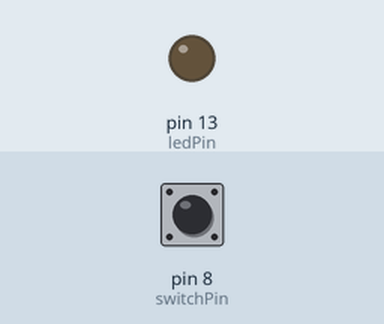
Simulated run of this sketch. Board: Arduino Uno, built with avr-gcc and run on an emulated ATmega328P. Parts: output pins drawn as LEDs (lit = HIGH). Inputs (shaded band) come from the test bench; at power-on: pin 8 (switchPin) LOW.

Above: at 1.2 s.
1.3 s: pin 8 (switchPin) pulled HIGH for 0.15 s
At 1.7 s:
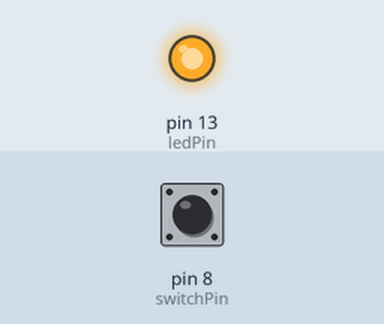
2.9 s: pin 8 (switchPin) pulled HIGH for 1 s
At 4.1 s:
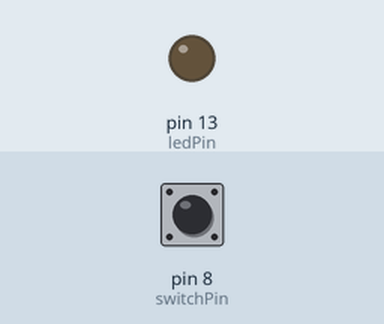
5.4 s: pin 8 (switchPin) pulled HIGH for 3.2 s
At 6.0 s:
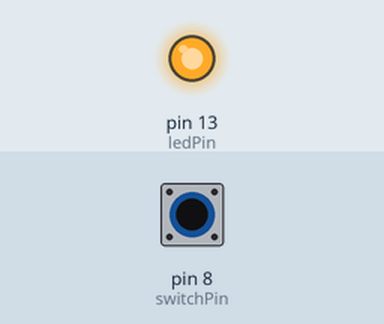
Timing chart, 0 to 8.4 s (numbered marks = the images above; inputs shaded):
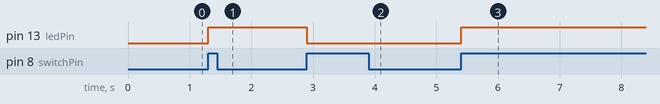

The sketch:

toggleSwitch.ino
```cpp
int switchPin = 8;
int ledPin = 13;
boolean lastInput = LOW;
boolean lastOutput = LOW;

void setup() {
  // put your setup code here, to run once:
  pinMode(switchPin, INPUT);
  pinMode(ledPin, OUTPUT);
}

void loop() {
  // put your main code here, to run repeatedly:
  if (digitalRead(switchPin) == HIGH && lastInput == LOW){
    lastOutput = !lastOutput;
    digitalWrite(ledPin, lastOutput);

  }
  lastInput = digitalRead(switchPin);
}
```

Measured:
- after the input at 1.3 s, pin 13 (ledPin): LOW → HIGH at once
- after the input at 2.9 s, pin 13 (ledPin): HIGH → LOW at once
- after the input at 5.4 s, pin 13 (ledPin): LOW → HIGH at once
